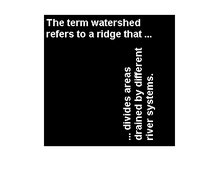
%> input picture erosion_sample.png, 220 x 179 px, shrunk from 430 x 349 before the run
$ octave erosion.m   (GNU Octave 9; MATLAB toolbox functions it lacks are replaced by stand-ins)
%> lines starting %> are read from the running program, lines starting %| are printed output that depends on the picture; in (x1, y1, x2, y2) boxes, pixels count from 0 and x2, y2 are one past the last pixel; in counts of white or black regions, pixels touching at a corner belong together; the program's own positions count from 1
clc;
clear all;
close all;

I= imread('erosion_sample.png');
%> I is the input picture: size 179x220x3 uint8; min 0, max 255, mean 151.9
[x,y,p]=size(I);  %get size of image
%> x = 179; y = 220; p = 3
J=zeros(x,y);

%giving all the pixels of the image binary values (alternative to 'im2bw')
for i=1:1:x
    for j=1:1:y
        if(I(i,j)>128)
            J(i,j)=1;
        else
            J(i,j)=0;
        end
    end
end
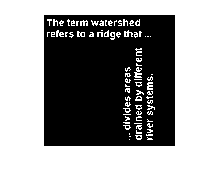
%> J: size 179x220 double; values 0 (black) and 1 (white), 59.6% white; 26 black regions (25 under 20 px), largest, box (x1, y1, x2, y2) and area: (44, 15, 175, 146) 15842

L=J
J= ~J;  %for dilation add this line

a=[0 1 0; 1 1 1 ; 0 1 0];
[m,n,p]=size(J);
%> m = 179; n = 220; p = 1
F=zeros(m,n);
b=a;
for i=2:1:m-1
    for j=2:1:n-1
         for k=1:1:3
             for l=1:1:3
                 b(k,l)=a(k,l)*J(i+k-2,j+l-2);
             end
         end
         if(b==a)
             F(i,j)=1;
         end
    end
end
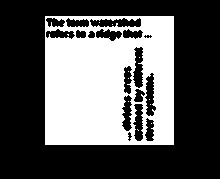
%> F: size 179x220 double; values 0 (black) and 1 (white), 35.3% white; 12 white regions (11 under 20 px), largest, box (x1, y1, x2, y2) and area: (45, 16, 174, 145) 13888
%> after the loop, b = [0 0 0; 0 0 0; 0 0 0]
boundary = (~F) - L;
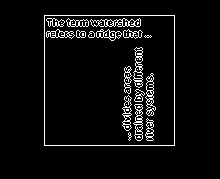
%> boundary: size 179x220 double; values 0 (black) and 1 (white), 5.1% white in thin lines or dots, all inside (x1, y1, x2, y2) = (44, 15, 175, 146)
figure(1),imshow(I);
figure(2),imshow(~F);           % dilation of the image
figure(3),imshow(boundary);     % boundary of the image
%imshow(F);
%imshow(F); for erosion

$ run again, with Group 35.png copied over erosion_sample.png
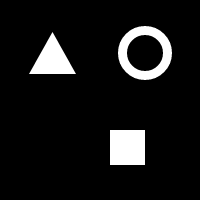
%> input picture Group 35.png, 200 x 200 px
%> I is the input picture: size 200x200x3 uint8; min 0, max 255, mean 22.2
%> after the loop `for i=2:1:m-1`:
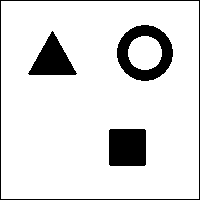
%> F: size 200x200 double; values 0 (black) and 1 (white), 88% white; 4 black regions, box (x1, y1, x2, y2) and area: (117, 25, 173, 81) 1514, (109, 129, 146, 166) 1365, (28, 31, 77, 75) 1118, (0, 0, 200, 200) 796
%> after the loop `for i=2:1:m-1`: b = [0 1 0; 1 1 1; 0 1 0]
%> `boundary = (~F) - L;`:
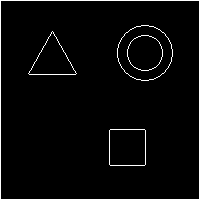
%> boundary: size 200x200 double; values 0 (black) and 1 (white), 3.3% white in thin lines or dots
